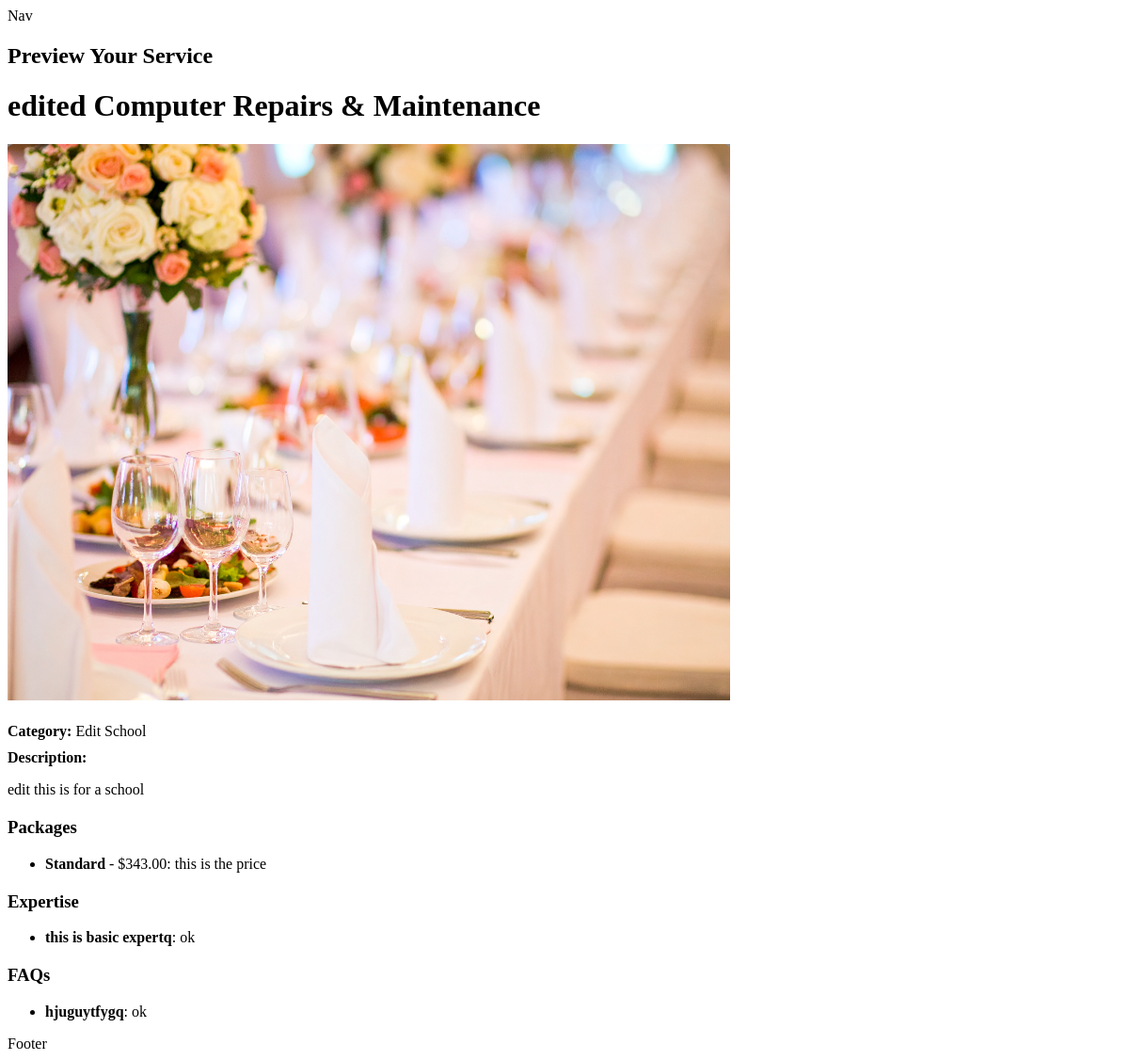
Page /service/11/ on the earlier database version.
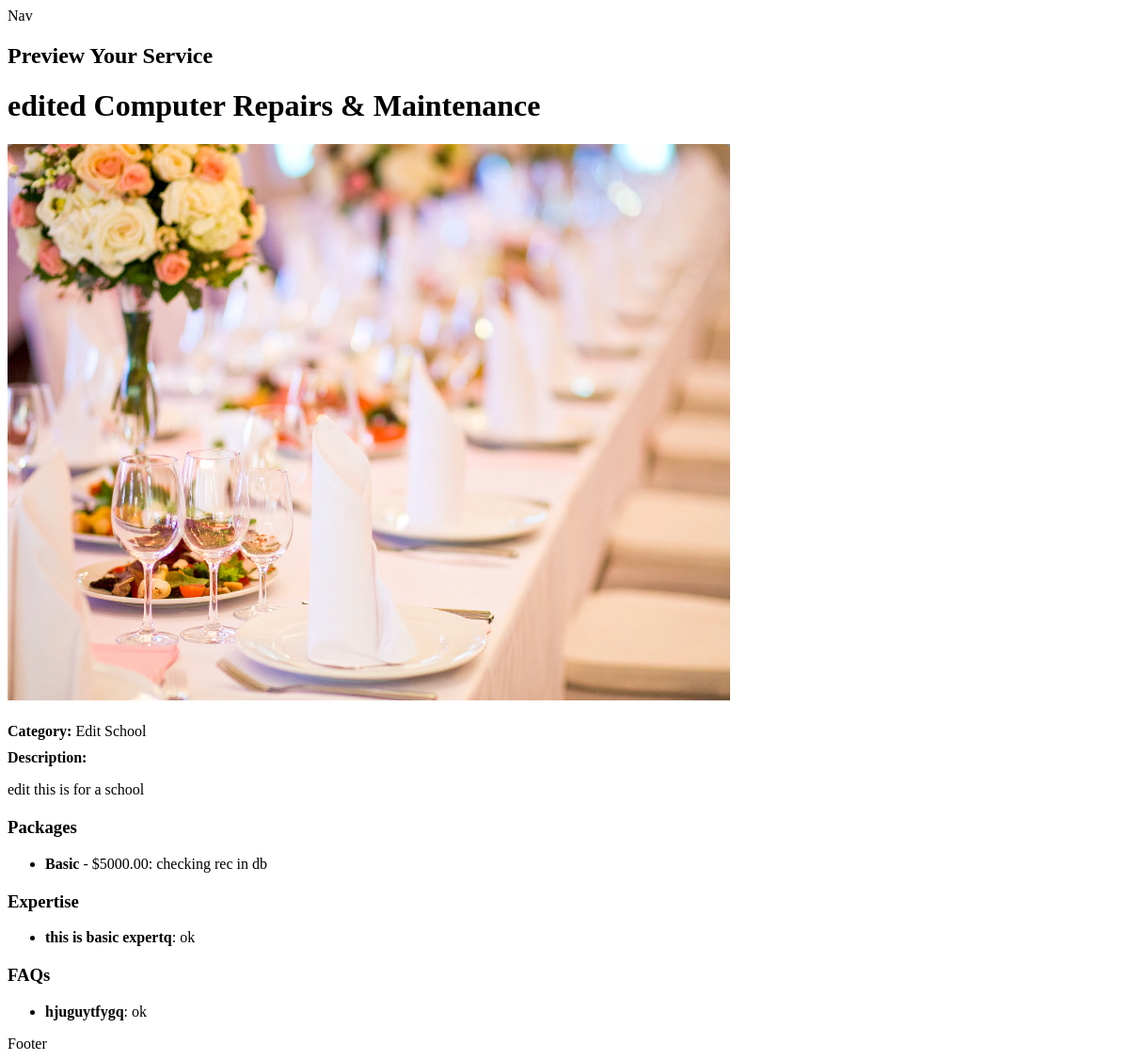
Same page on the later database version.
### app_main/models/packages.py (models this page shows, shortened)
class ServicePackage(models.Model):
    service = models.ForeignKey(
        'Service',
        on_delete=models.CASCADE,
        related_name='packages'
    )
    package_type = models.CharField(max_length=20, choices=PACKAGE_CHOICES)
    package_price = models.DecimalField(max_digits=10, decimal_places=2)
    package_desc = models.TextField()
    class Meta:
        unique_together = ('service', 'package_type')  # prevents duplicate types per service

### app_main/views/service_views.py (the view)
# urls.py: path('service/<int:service_id>/', service_detail, name='service_detail'),
def service_detail(request, service_id):
    service = get_object_or_404(Service, id=service_id)
    return render(request, 'service/service_detail.html', {'service': service})

### app_main/templates/service/service_detail.html
{% extends "layout.html" %}
{% block content %}
<h2>Preview Your Service</h2>
<div class="service-detail">
    <h1>{{ service.service_title }}</h1>
    {% if service.service_image %}
        <img src="{{ service.service_image.url }}" alt="{{ service.service_title }}" style="max-width:100%; margin-bottom: 20px;">
    {% endif %}
    <div class="service-category">
        <strong>Category:</strong> {{ service.category }}
    </div>
    <div class="service-description" style="margin-top: 10px;">
        <strong>Description:</strong>
        {{ service.service_description|safe }}
    </div>
    <div class="service-packages" style="margin-top: 20px;">
        <h3>Packages</h3>
        {% if service.packages.all %}
            <ul>
                {% for package in service.packages.all %}
                    <li>
                        <strong>{{ package.package_type|title }}</strong> - ${{ package.package_price }}: {{ package.package_desc }}
                    </li>
                {% empty %}
                    <li>No packages added yet.</li>
                {% endfor %}
            </ul>
        {% else %}
            <p>No packages added yet.</p>
        {% endif %}
    </div>
    <div class="service-expertise" style="margin-top: 20px;">
        <h3>Expertise</h3>
        {% if service.expertises.all %}
            <ul>
                {% for expertise in service.expertises.all %}
                    <li>
                        <strong>{{ expertise.expertise_title }}</strong>: {{ expertise.expertise_about }}
                    </li>
                {% empty %}
                    <li>No expertise added yet.</li>
                {% endfor %}
            </ul>
        {% else %}
            <p>No expertise added yet.</p>
        {% endif %}
    </div>
    <div class="service-faqs" style="margin-top: 20px;">
        <h3>FAQs</h3>
        {% if service.faqs.all %}
            <ul>
                {% for faq in service.faqs.all %}
                    <li>
                        <strong>{{ faq.faq_question }}</strong>: {{ faq.faq_answer }}
                    </li>
                {% empty %}
                    <li>No FAQs added yet.</li>
                {% endfor %}
            </ul>
        {% else %}
            <p>No FAQs added yet.</p>
        {% endif %}
    </div>
</div>
{% endblock content %}

Differences in the rows shown:
removed ServicePackage: package_type "Standard", package_price "343.00", package_desc "this is the price"
added ServicePackage: package_type "Basic", package_price "5000.00", package_desc "checking rec in db"
